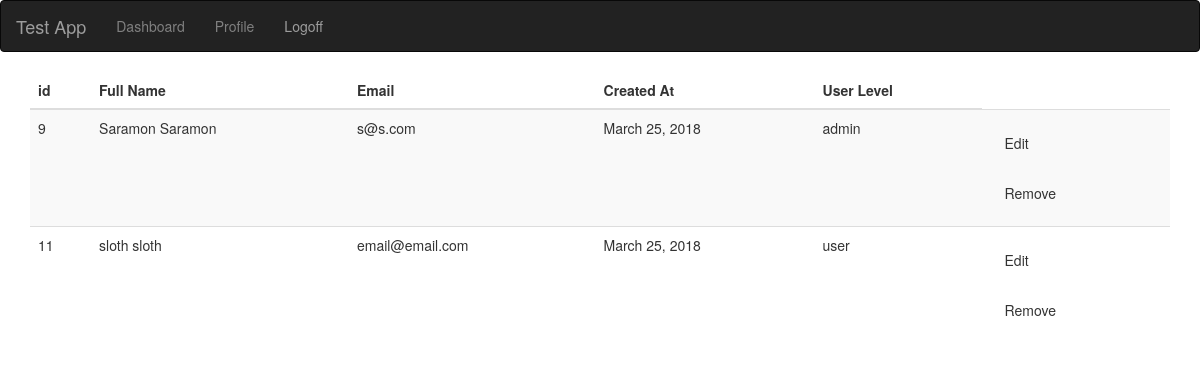
The app's page /dashboard/admin/ (signed in) with its own data.
### apps/login/models.py (models this page shows)
class Users(models.Model):
    first_name = models.CharField(max_length=255)
    last_name = models.CharField(max_length=255)
    email = models.CharField(max_length=255)
    password = models.CharField(max_length=255)
    created_at = models.DateTimeField(auto_now_add=True)
    user_level = models.CharField(max_length=255)
    description = models.TextField(max_length=1000)
    objects = UsersManager()

### apps/dashboard/views.py (the view)
def admin(request):
    messages.info(request, "")
    if request.session['status'] == False:
        return redirect('/')
    users = Users.objects.all()
    users1 = list(users)
    users2 = [{'id':x.id,
               'first_name':x.first_name,
               'last_name':x.last_name,
               'email':x.email,
               'created_at':x.created_at,
               'user_level':USER_LEVEL[x.user_level]} for x in users1]
    context = { 'user_list':users2}
    return render(request, 'dashboard/admin.html',context)

### apps/dashboard/templates/dashboard/admin.html (shortened to what this page needs)
  <!DOCTYPE html>
  <html>
    <head>
      <link rel="stylesheet" href="https://maxcdn.bootstrapcdn.com/bootstrap/3.3.7/css/bootstrap.min.css">
        {% load static %}
      <link rel="stylesheet" href="{% static 'store/css/style.css' %}" media="screen" title="no title"  charset="utf-8">
      </head>
    <body>
    <nav class="navbar navbar-inverse">
      <div class="container-fluid">
        <div class="navbar-header">
          <a class="navbar-brand" href="/">Test App</a>
        </div>
      <ul class="nav navbar-nav">
      <li>
      <form action="/dashboard/decision/" method="post">
          <input type="submit" value="Dashboard" style="border:none;background:none;color:gray;padding:15px;">
      </form>
      </li>
      <li>
      <form action="/users/show_profile/{{request.session.id}}/" method="post">
          <input type="submit" value="Profile" style="border:none;background:none;color:gray;padding:15px;">
      </form>
      </li>
      <li><a href="/logoff">Logoff</a></li>
    </ul>
    </div>
    </nav>
        <div class="container">
        <table class="table table-striped">
        <thead>
          <tr>
            <th>id</th>
            <th>Full Name</th>
            <th>Email</th>
            <th>Created At</th>
            <th>User Level</th>
          </tr>
        </thead>
        <tbody>
          {% for user in user_list %}
          <tr>
             <td>{{user.id}}</td>
             <td>{{user.first_name}} {{user.last_name}}</td>
             <td>{{user.email}}</td>
             <td>{{user.created_at|date:'F d, Y'}}</td>
             <td>{{user.user_level}}</td>
             <td>
               <form action="/users/admin_edit_user/{{user.id}}/" method="POST">
                 <input type="submit" value="Edit" style="border:none;background:none;padding:15px;">
               </form>
               <form action="/users/remove_user/{{user.id}}/" method="POST">
                 <input type="submit" value="Remove" style="border:none;background:none;padding:15px;">
               </form>
             </td>
          </tr>
          {% endfor %}
        </tbody>
      </table>
      </div>
    </body>
  </html>

### records on screen
Users: first_name "Saramon", last_name "Saramon", email "s@s.com", created_at "March 25, 2018"
Users: first_name "sloth", last_name "sloth", email "email@email.com", created_at "March 25, 2018"

### other values on screen
{{ user.id }} "9" "11"
{{ user.user_level }} "admin" "user"
